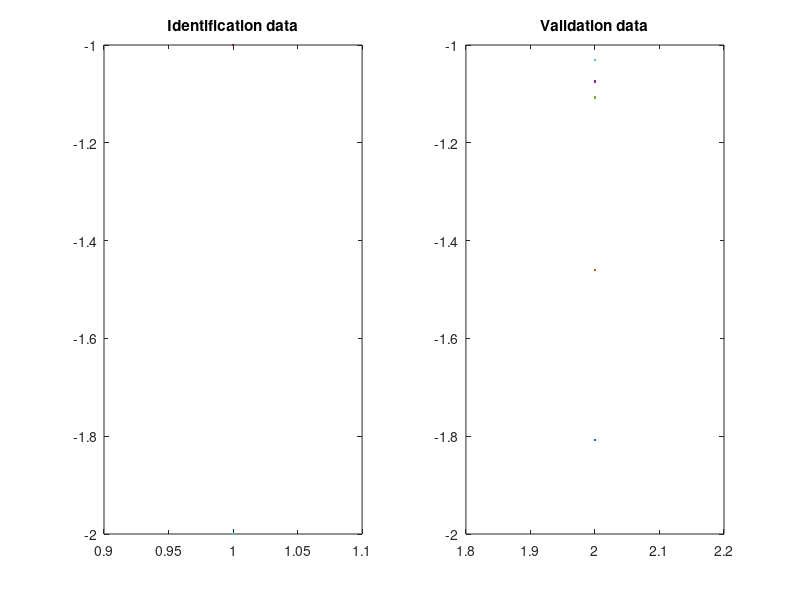
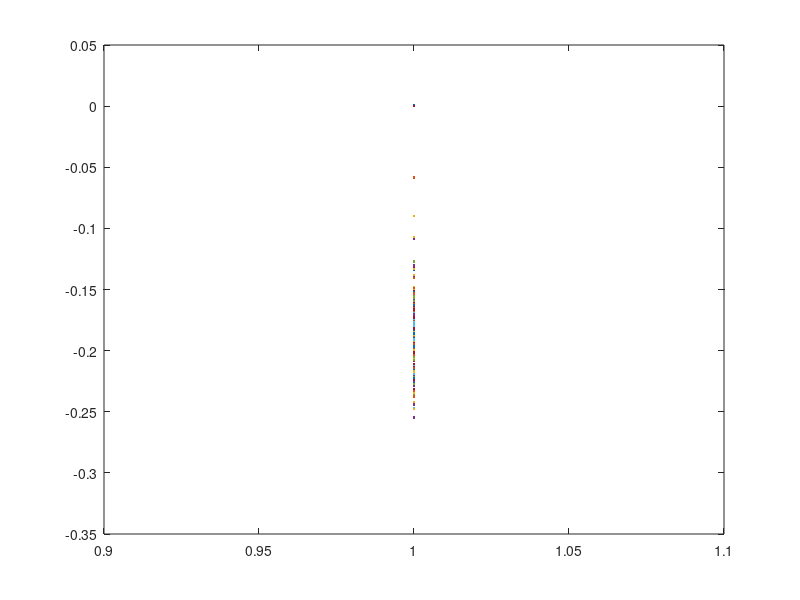

The MATLAB script that drew these images, in order: (Note: this script raises an error after producing the figures.)
clear variables; clc;

s = load("lab6_3.mat");

id = struct("u",s.id.InputData,"y",s.id.OutputData,"t",1:length(s.id.InputData));
val = struct("u",s.val.InputData,"y",s.val.OutputData,"t",length(s.id.InputData)+1:length(s.id.InputData)+length(s.val.InputData));

figure, 
subplot(1,2,1);plot(id.t,id.u); title('Identification data');
subplot(1,2,2);plot(val.t,val.u); title('Validation data'); 
%% Identification data
na = 20;
nb = 20;

phi_id = zeros(length(id.u),na+nb);
for i = 1:length(id.t)
    for j = 1:na
        if (i > j)
            phi_id(i,j) = -1*id.y(i-j);
        end
    end
    for j = na+1:na+nb
        if (i > j)
            phi_id(i,j) = id.u(i-j);
        end
    end
end

y = id.y;
theta = phi_id\y;
y_cap = phi_id*theta;

mse_id = 1/length(id.y)*sum((y_cap-id.y).^2);

figure, 
plot(id.t,id.y,id.t,y_cap); title('Output for identification data and model, Identification MSE = ',num2str(mean(mse_id)));
xlabel('Time'); ylabel('Output');
%% Validation data
phi_val = zeros(length(val.t),na+nb);
for i = 1:length(val.t)
    for j = 1:na
        if (i > j)
            phi_val(i,j) = -1*val.y(i-j+1);
        end
    end
    for j = na+1:na+nb
        if (i > j)
            phi_val(i,j) = val.u(i-j+na);
        end
    end
end

y_val_cap = phi_val*theta;

mse_val = 1/length(val.y)*sum((y_val_cap-val.y).^2);

figure, 
plot(val.t,val.y,val.t,y_val_cap); title('Output for validation data and model, Validation MSE = ',num2str(mean(mse_val)));
xlabel('Time'); ylabel('Output');
%% Simulation
len = length(val.u);
phi = zeros(len,na+nb);
ysim = zeros(len,1);

for i = 2:len
    for j = 1:na
        if (i > j)
            phi(i,j) = -1*ysim(i-j);
        end
    end
    for k = na+1:na+nb
        if (na+i > k)
            phi(i,k) = val.u(na+i-k);
        end
    end
    ysim(i) = phi(i,:)*theta;
end


theta = phi\val.y;
yhatsim = phi*theta;

mse_pred = 1/length(val.y)*sum((val.y-ysim).^2);

figure, 
plot(val.t,val.y,val.t,yhatsim); title('Output for prediction data and model, Validation MSE = ',num2str(mean(mse_pred)));
xlabel('Time'); ylabel('Output');